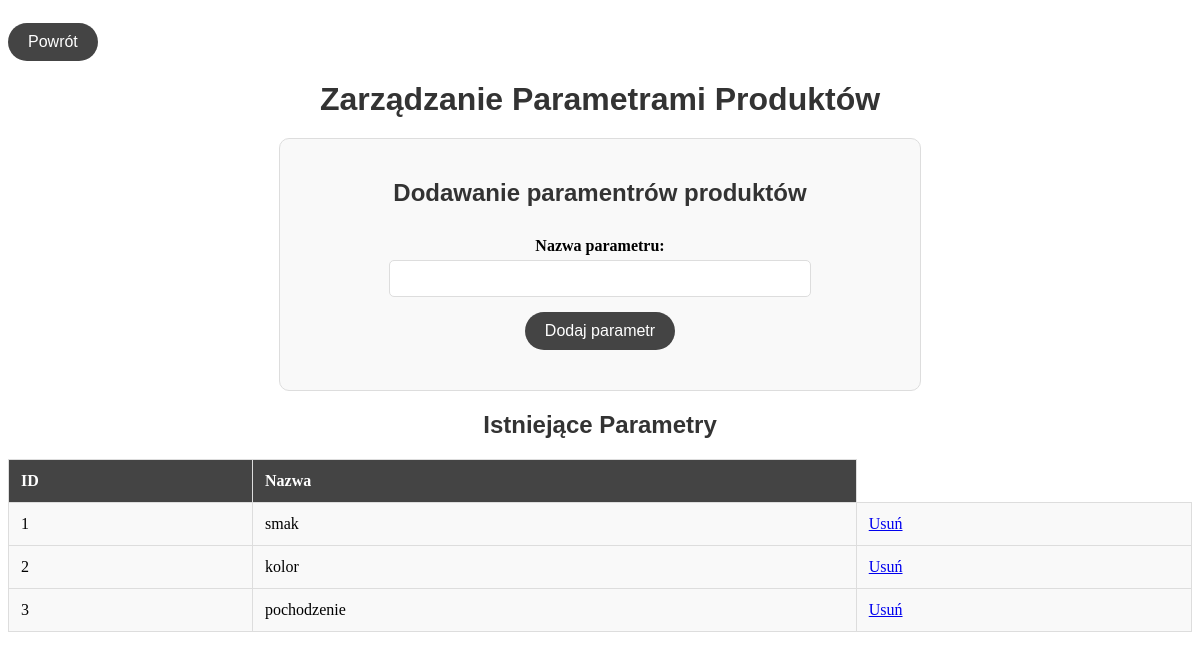
The app's page /parameters.php with its own data.
### tables this page shows
CREATE TABLE `parameters` (
  `id` int(11) NOT NULL,
  `name` varchar(50) NOT NULL
);

### parameters.php (the view, shortened to what this page needs)
<?php
include('database.php');
?>
<!DOCTYPE html>
<html lang="pl">
<head>
    <link rel="stylesheet" href="styling.css">
</head>
<body>
<button class="przenies" onclick="window.location.href='admin.php'">Powrót</button>
<h1>Zarządzanie Parametrami Produktów</h1>
<div class="form-container">
<h2>Dodawanie paramentrów produktów</h2>
    <form action="parameters.php" method="POST">
        <label for="parameter_name">Nazwa parametru:</label>
        <input type="text" name="parameter_name" id="parameter_name" required>
        <button type="submit" name="add_parameter">Dodaj parametr</button>
    </form>
</div>
    <h2>Istniejące Parametry</h2>
    <table>
        <tr>
            <th>ID</th>
            <th>Nazwa</th>
        </tr>
        <?php
        $parameters = $pdo->query("SELECT * FROM parameters")->fetchAll();
        foreach ($parameters as $param) {
            echo "<tr><td>{$param['id']}</td><td>{$param['name']}</td>";
            echo "<td><a href='parameters.php?delete={$param['id']}'>Usuń</a></td></tr>";
        }
        ?>
    </table>
</body>
</html>

### styling.css (style rules this page uses)
h1, h2 { font-family: 'Arial', sans-serif; color: #333; text-align: center; margin: 20px 0; }
table { width: 100%; border-collapse: collapse; margin: 20px 0; }
th, td { padding: 12px; border: 1px solid #ddd; text-align: left; }
th { background-color: #444; color: #fff; font-weight: bold; }
td { background-color: #f9f9f9; }
form { margin: 20px 0; display: flex; flex-direction: column; align-items: center; }
label { font-weight: bold; margin-top: 10px; }
input[type="text"], input[type="number"], input[type="date"], select, textarea { width: 100%; max-width: 400px; padding: 10px; margin-top: 5px; border: 1px solid #ddd; border-radius: 5px; }
button, input[type="submit"] { background-color: #444; color: #ffffff; border-radius: 20px; border: none; padding: 10px 20px; font-size: 16px; margin-top: 15px; cursor: pointer; transition: background-color 0.3s; }
.form-container { width: 100%; max-width: 600px; margin: 20px auto; padding: 20px; border: 1px solid #ddd; border-radius: 10px; background-color: #f9f9f9; }

### records on screen
parameters: id "1", name "smak"
parameters: id "2", name "kolor"
parameters: id "3", name "pochodzenie"
